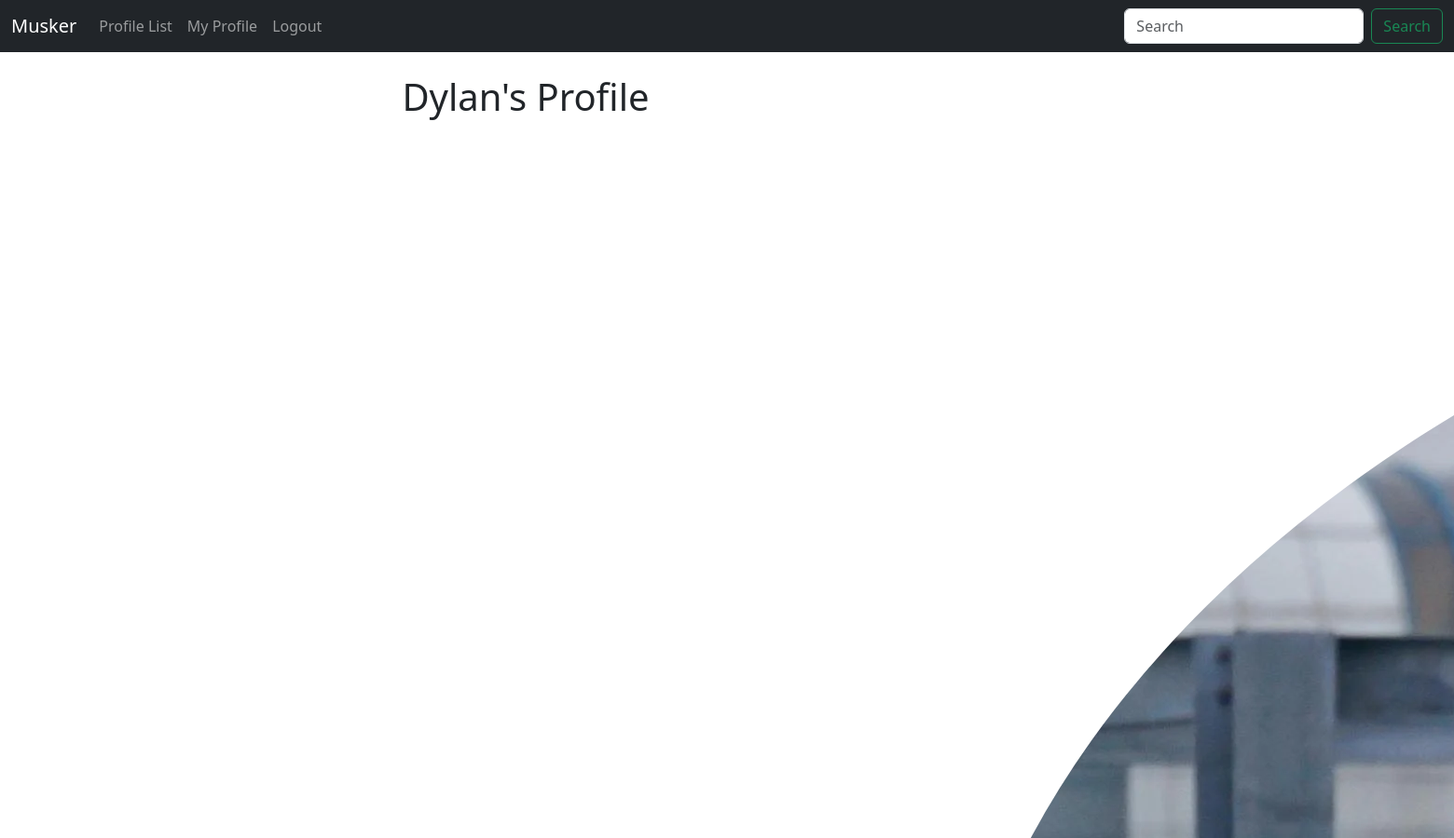
Page /profile/7 (signed in, upper part) on the earlier database version.
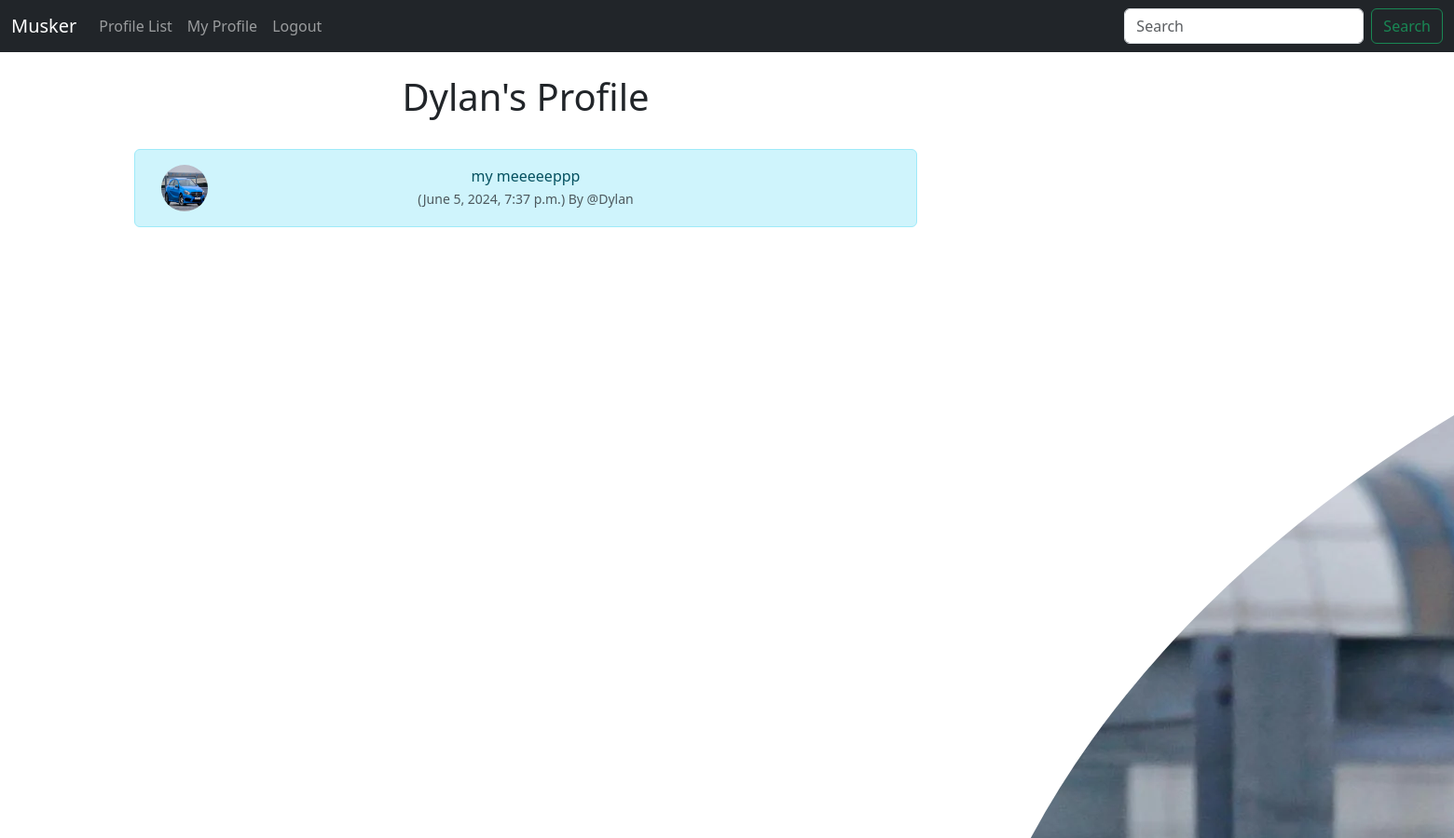
Same page on the later database version.
### musker/models.py (models this page shows, shortened)
class Meep(models.Model):
    user = models.ForeignKey(User, related_name="meeps", on_delete=models.DO_NOTHING)
    body = models.CharField(max_length=200)
    created_at = models.DateTimeField(auto_now_add=True)

class Profile(models.Model):
    user = models.OneToOneField(User, on_delete=models.CASCADE)
    follows = models.ManyToManyField("self", related_name="followed_by", symmetrical=False, blank=True)
    date_modified = models.DateTimeField(User, auto_now=True)
    profile_image = models.ImageField(null=True, blank=True, upload_to="images/")
    def __str__(self):
        return self.user.username

### musker/views.py (the view, shortened to what this page needs)
# urls.py: path('profile/<int:pk>', views.profile, name='profile'),
def profile(request, pk):
    if request.user.is_authenticated:
        profile = Profile.objects.get(user_id=pk)
        meeps = Meep.objects.filter(user=pk).order_by("-created_at")
        return render(request, "profile.html", {"profile":profile, "meeps":meeps})
    else:
        messages.success(request, ("You Must Be Logged in To View this Page"))
        return redirect('home')

### musker/templates/profile.html (shortened to what this page needs)
{% extends 'base.html' %}
{% load static %}
{% block content %}
{% if profile %}
    <div class="container text-center">
        <div class="row">
            <div class="col-8">
                <h1>{{ profile.user.username}}'s Profile</h1>
                <br>
                {% if meeps %}
                    {% for meep in meeps %}
                        <div class="alert alert-info" role="alert">
                            <div class="container">
                                <div class="row">
                                    <div class="col-1">
                                        {% if profile.profile_image %}
                                        <img src="{{ profile.profile_image.url }}" width=50 height=50 class="rounded-circle" alt="{{ profile.user.username}}">
                                        {% else %}
                                        <img src="{% static 'images/default_profile_pic.png' %}" width=50 height=50 class="rounded-circle" alt="{{ profile.user.username}}">
                                        {% endif %}
                                    </div>
                                    <div class="col-10">
                            {{ meep.body }}<br>
                            <small class="text-muted">
                                ({{ meep.created_at }}) By
                                @{{ meep.user.username }}
                            </small>
                        </div><br><br>
                                   </div>
                                </div>
                            </div>
                    {% endfor %}
                {% endif %}
            </div>
            <div class="col-4">
                <br><br><br>
                {% if profile.profile_image %}
                <img src="{{ profile.profile_image.url }}" class="rounded-circle">
                <br><br>
                {% endif %}
                <br><br>
                <br>
                <br>
            </div>
        </div>
    </div>
{% endif %}
{% endblock %}

Differences in the rows shown:
added Meep: profile_image (picture), body "my meeeeeppp", created_at "June 5, 2024, 7:37 p.m.", user.username "Dylan"
